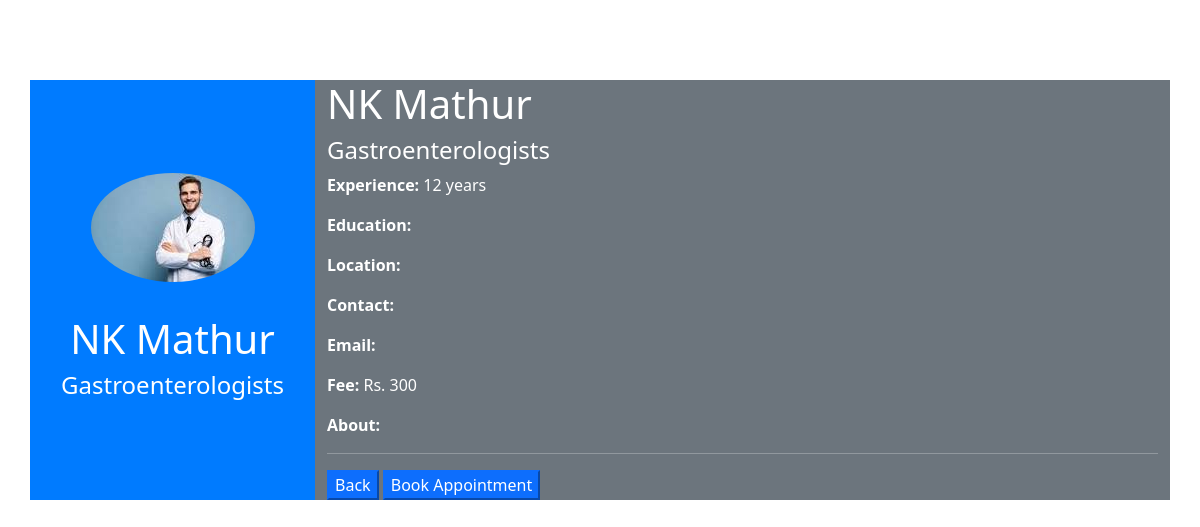
The app's page /profile/Nk Mathur/ with its own data.
### user/models.py (models this page shows, shortened)
class doctor(models.Model):
    doctor_username = models.CharField(max_length=50)
    doctor_name = models.CharField(max_length=60)
    doctor_speciality = models.CharField(max_length=100)
    experience = models.IntegerField()
    doctor_fee = models.IntegerField()
    doctor_image = models.ImageField(upload_to="user/images")

### user/views.py (the view)
# urls.py: path('profile/<str:doctor_username>/', views.view_profile , name='view_profile'),
def view_profile(request, doctor_username):
    doctor_instance = get_object_or_404(doctor, doctor_username = doctor_username)  # Retrieve the doctor object or show a 404 page if not found
    return render(request, 'authentication/profile.html', {'doctor': doctor_instance})

### templates/authentication/profile.html (shortened to what this page needs)
<!DOCTYPE html>
<html lang="en">
<head>
    <link href="https://cdn.jsdelivr.net/npm/bootstrap@5.0.2/dist/css/bootstrap.min.css" rel="stylesheet">
</head>
<body>
    <div class="container" style="margin-top: 10vh">
        <div class="row">
            <div class="col-md-3" style="background-color: #007bff; color: #fff;">
                <div class="d-flex flex-column align-items-center justify-content-center" style="height: 100%;">
                    <img src="{{ doctor.doctor_image.url }}" alt="{{ doctor.doctor_name }}" class="img-fluid rounded-circle">
                    <h1>{{ doctor.doctor_name }}</h1>
                    <h4>{{ doctor.doctor_speciality }}</h4>
                </div>
            </div>
            <div class="col-md-9">
                <div class="row">
                    <div class="col-md-12" style="background-color: #6c757d; color: #fff;">
                        <h1>{{ doctor.doctor_name }}</h1>
                        <h4>{{ doctor.doctor_speciality }}</h4>
                        <p><strong>Experience:</strong> {{ doctor.experience }} years</p>
                        <p><strong>Education:</strong> {{ doctor.education }}</p>
                        <p><strong>Location:</strong> {{ doctor.location }}</p>
                        <p><strong>Contact:</strong> {{ doctor.contact }}</p>
                        <p><strong>Email:</strong> {{ doctor.email }}</p>
                        <p><strong>Fee:</strong> Rs. {{ doctor.doctor_fee }}</p>
                        <p><strong>About:</strong> {{ doctor.about }}</p>
                        <hr>
                        <button class="custom-button btn-primary" type="submit"><a href="/doctors" style="text-decoration: none; color: white;">Back</a></button>
                        <button class="custom-button btn-primary" type="submit"><a href="/doctors" style="text-decoration: none; color: white;">Book Appointment</a></button>
                    </div>
                </div>
            </div>
        </div>
    </div>
</body>
</html>

### records on screen
doctor: doctor_image (picture), doctor_name "NK Mathur", doctor_speciality "Gastroenterologists", experience "12", doctor_fee "300"
